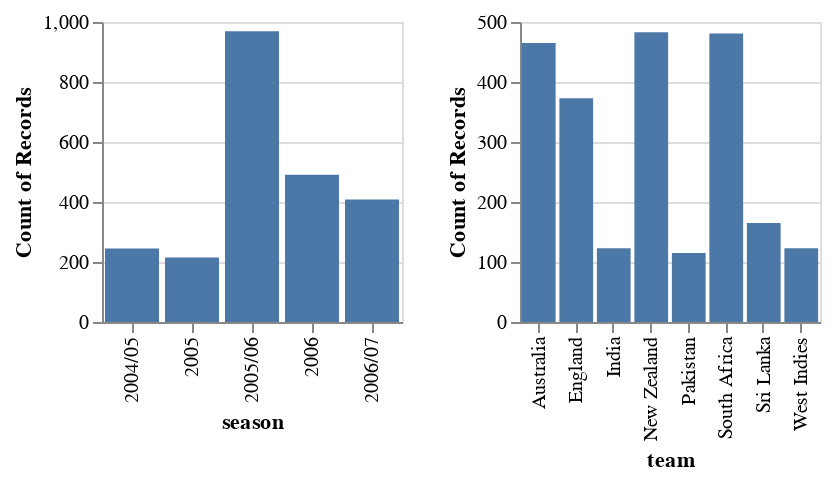

Write notebook code for a chart like this one.
### Code cell
season = vis_bar("season")
team = vis_bar("team")

alt.hconcat(season, team)

### Figure 1 — Vega-Lite specification as saved in the notebook (floating-point values rounded to 4 significant figures; data arrays with more than 128 entries replaced by an {"elided": "..."} marker saying what was removed)
{"config": {"view": {"continuousWidth": 300, "continuousHeight": 300}}, "hconcat": [{"mark": {"type": "bar"}, "encoding": {"x": {"field": "season", "type": "nominal"}, "y": {"aggregate": "count", "type": "quantitative"}}, "height": 150, "width": 150}, {"mark": {"type": "bar"}, "encoding": {"x": {"field": "team", "type": "nominal"}, "y": {"aggregate": "count", "type": "quantitative"}}, "height": 150, "width": 150}], "data": {"name": "data-879725a5c9db0d56eda480b1c5839344"}, "$schema": "https://vega.github.io/schema/vega-lite/v5.16.3.json", "datasets": {"data-879725a5c9db0d56eda480b1c5839344": {"elided": "2328 records"}}}
